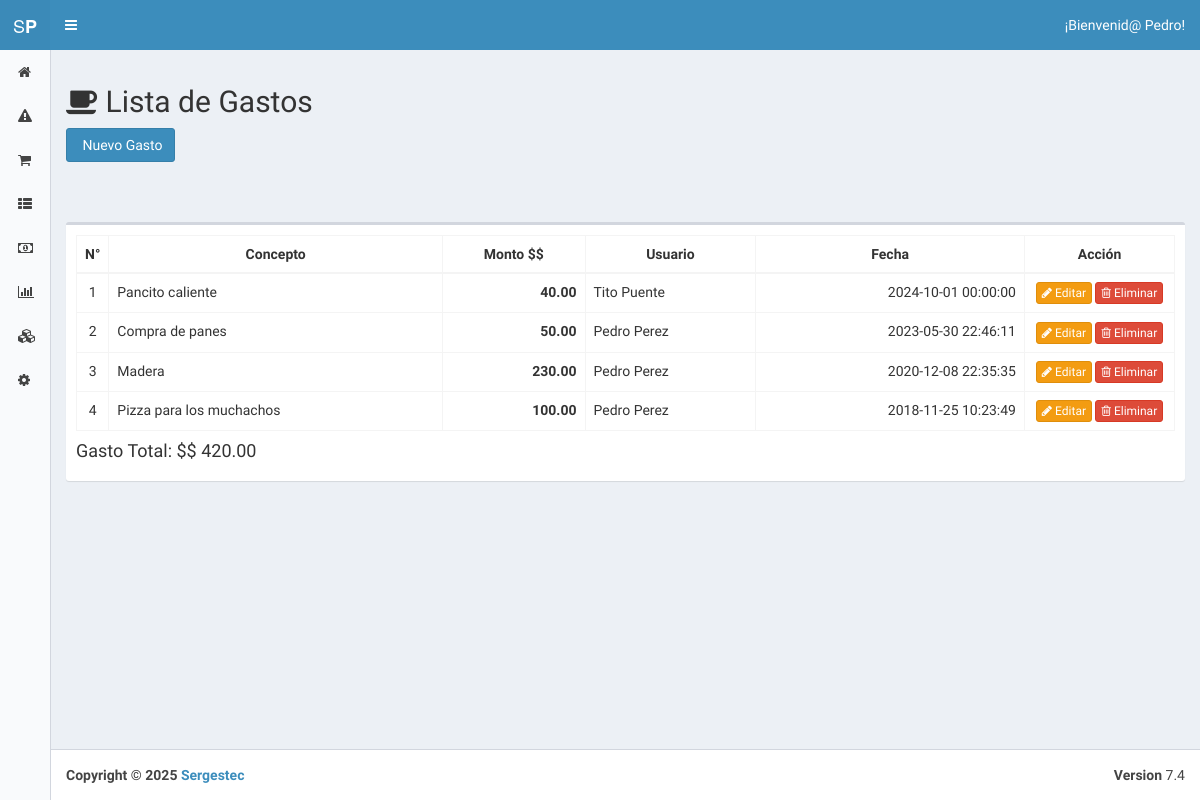
Page /index.php?view=spends (signed in) on the earlier database version.
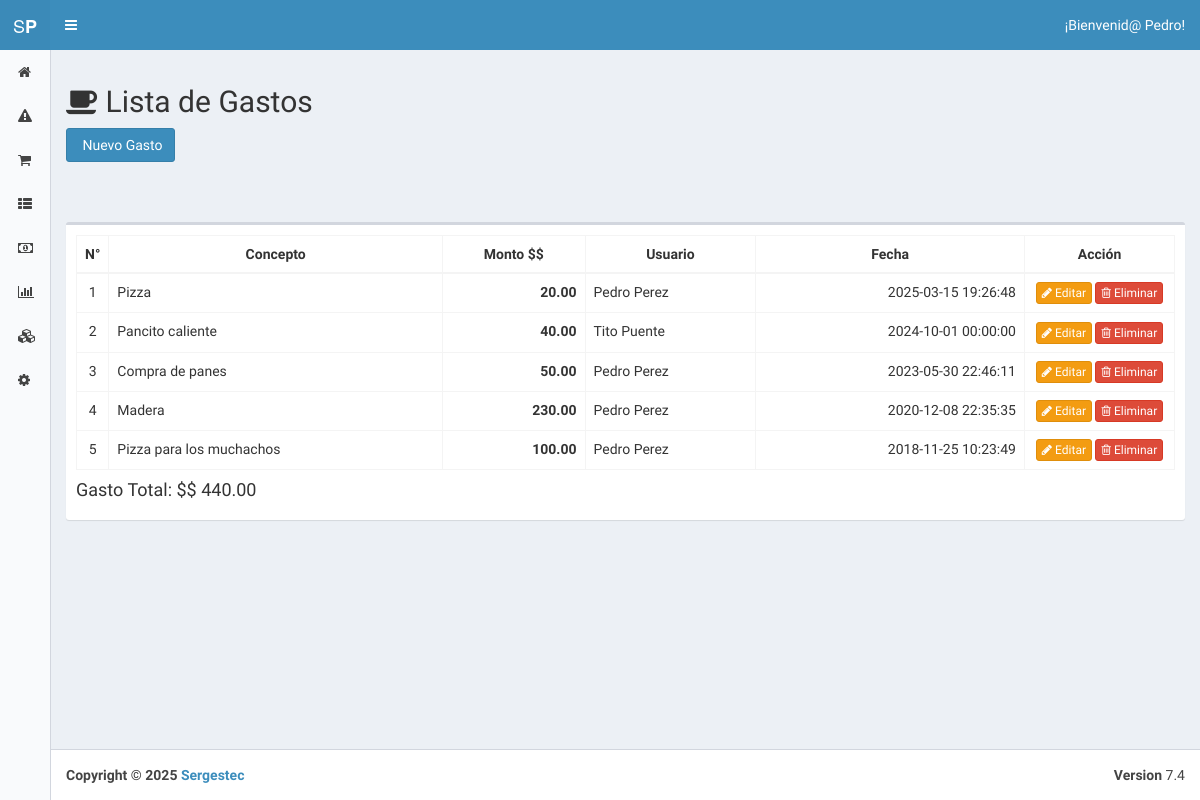
Same page on the later database version.
### tables this page shows
CREATE TABLE `spend` (
  `id` int(11) NOT NULL,
  `name` varchar(50) NOT NULL,
  `price` double DEFAULT NULL,
  `box_id` int(11) DEFAULT NULL,
  `user_id` int(11) NOT NULL,
  `created_at` datetime DEFAULT NULL
);

CREATE TABLE `user` (
  `id` int(11) NOT NULL,
  `name` varchar(50) NOT NULL,
  `lastname` varchar(50) NOT NULL,
  `username` varchar(50) NOT NULL,
  `email` varchar(255) DEFAULT NULL,
  `password` varchar(60) NOT NULL,
  `image` varchar(255) DEFAULT NULL,
  `is_active` tinyint(1) NOT NULL DEFAULT '1',
  `is_admin` tinyint(1) NOT NULL DEFAULT '0',
  `counter` int(11) NOT NULL,
  `created_at` datetime NOT NULL
);

### core/controller/Lb.php (called while the page is built, shortened)
<?php
class Lb {
	public function start(){
		include "core/app/init.php";
	}
}
?>

### index.php (called while the page is built, shortened)
<?php
	$lb = new Lb();
	$lb->start();
?>

### core/controller/Model.php (called while the page is built, shortened)
<?php
class Model {
	public static function exists($modelname){
		$fullpath = self::getFullpath($modelname);
		$found=false;
		if(file_exists($fullpath)){
			$found = true;
		}
		return $found;
	}
	public static function getFullpath($modelname){
		return Core::$root."core/app/model/".$modelname.".php";
	}
	public static function many($query,$aclass){
		$cnt = 0;
		$array = array();
		while($r = $query->fetch_array()){
			$array[$cnt] = new $aclass;
			$cnt2=1;
			foreach ($r as $key => $v) {
				if($cnt2>0 && $cnt2%2==0){
					$array[$cnt]->$key = $v;
				}
				$cnt2++;
			}
			$cnt++;
		}
		return $array;
	}
	public static function one($query,$aclass){
		$found = null;
		$data = new $aclass;
		while($r = $query->fetch_array()){
			$cnt=1;
			foreach ($r as $key => $v) {
				if($cnt>0 && $cnt%2==0){
					$data->$key = $v;
				}
				$cnt++;
			}
			$found = $data;
			break;
		}
		return $found;
	}
}
?>

### core/controller/Executor.php (called while the page is built, shortened)
<?php
class Executor {
	public static function doit($sql){
		$con = Database::getCon();
		return array($con->query($sql),$con->insert_id);
	}
}
?>

### core/app/model/SpendData.php (called while the page is built, shortened)
<?php
	class SpendData {
		public static $tablename = "spend";
		public function __construct(){
			$this->user_id = "";
		}
		public function getUser(){ return UserData::getById($this->user_id); }
		public static function getAllUnBoxed(){
			$sql = "select * from ".self::$tablename." where box_id is NULL order by created_at desc";
			$query = Executor::doit($sql);
			return Model::many($query[0],new SpendData());
		}
	}
?>

### core/app/model/ConfigurationData.php (called while the page is built, shortened)
<?php
	class ConfigurationData {
		public static $tablename = "configuration";
		public static function getByPreffix($id){
			$sql = "select * from ".self::$tablename." where short=\"$id\"";
			$query = Executor::doit($sql);
			return Model::one($query[0],new ConfigurationData());
		}
	}
?>

### core/app/model/UserData.php (called while the page is built, shortened)
<?php
	class UserData {
		public static $tablename = "user";
		public static function getById($id){
			$sql = "select * from ".self::$tablename." where id=$id";
			$query = Executor::doit($sql);
			return Model::one($query[0],new UserData());
		}
	}
?>

### core/app/view/spends-view.php (the view, shortened to what this page needs)
<section class="content">
	<?php $u=null;
  if(isset($_SESSION["user_id"]) &&$_SESSION["user_id"]!=""):
  $u = UserData::getById($_SESSION["user_id"]);
	$currency = ConfigurationData::getByPreffix("currency")->val; ?>
	<div class="row">
		<div class="col-md-12">
			<h2><i class="fa fa-coffee"></i> Lista de Gastos</h2>
			<a href='#spend_new' data-toggle='modal' class='btn btn-primary'><i class='fa fa-th-coffee'></i> Nuevo Gasto</a>
			<br>
			<?php if($u->is_admin==1){
				$spends = SpendData::getAllUnBoxed();
			}else{
				$spends = SpendData::getAllByUser($u->id);
			}
			$total = 0;
			if(count($spends)>0){ ?>
			<br><br>
			<div class="box">
			    <div class="box-body no-padding">
			        <div class="box-body table-responsive">
						<table class="table table-bordered datatable table-hover">
							<thead>
								<th style="text-align: center; width: 30px;">N°</th>
								<th style="text-align: center;">Concepto</th>
								<th style="text-align: center;">Monto&nbsp;<?php echo $currency; ?></th>
								<?php if($u->is_admin==1): ?><th style="text-align: center;">Usuario</th><?php endif; ?>
								<th style="text-align: center;">Fecha</th>
								<th style="text-align: center; width: 150px;">Acción</th>
							</thead>
							<?php for($number=0; $number<1; $number++);
							foreach($spends as $spend){
								$user = $spend->getUser(); ?>
							<tr>
								<td style="text-align: center;"><?php echo $number; ?></td> <?php $number++; ?>
								<td><?php echo $spend->name; ?></td>
								<td style="text-align: right;S"><b><?php echo number_format($spend->price,2,".",","); ?></b></td>
								<?php if ($u->is_admin==1): ?><td><?php echo $user->name." ".$user->lastname; ?></td><?php endif; ?>
								<td style="text-align: right;"><?php echo $spend->created_at; ?></td>
								<td style=" text-align: center;">
									<a href="index.php?view=spend_edit&id=<?php echo $spend->id; ?>" class="btn btn-xs btn-warning" ><i class="fa fa-pencil" ></i> Editar</a>
									<?php if($u->is_admin==1): ?><a href="index.php?action=spend_del&id=<?php echo $spend->id;?>" onclick="return confirm('¿Está seguro de eliminar?')" class="btn btn-danger btn-xs"><i class="fa fa-trash-o"></i> Eliminar</a><?php endif; ?>
								</td>
							</tr>
							<?php $total+=$spend->price; } ?>
						</table>
						<h4>Gasto Total: <?php echo $currency.' '.number_format($total,2,".",",")?></h4>
					</div>
				</div>
			</div>
			<?php }else{
			echo "<p class='alert alert-danger'>No hay Gastos</p>";
			} ?>
		</div>
	</div>
	<?php endif; ?>
</section>

Differences in the rows shown:
added spend: name "Pizza", price "20.00", user.name "Pedro", user.lastname "Perez", created_at "2025-03-15 19:26:48"
Other differences:
$total: "420.00" → "440.00"
